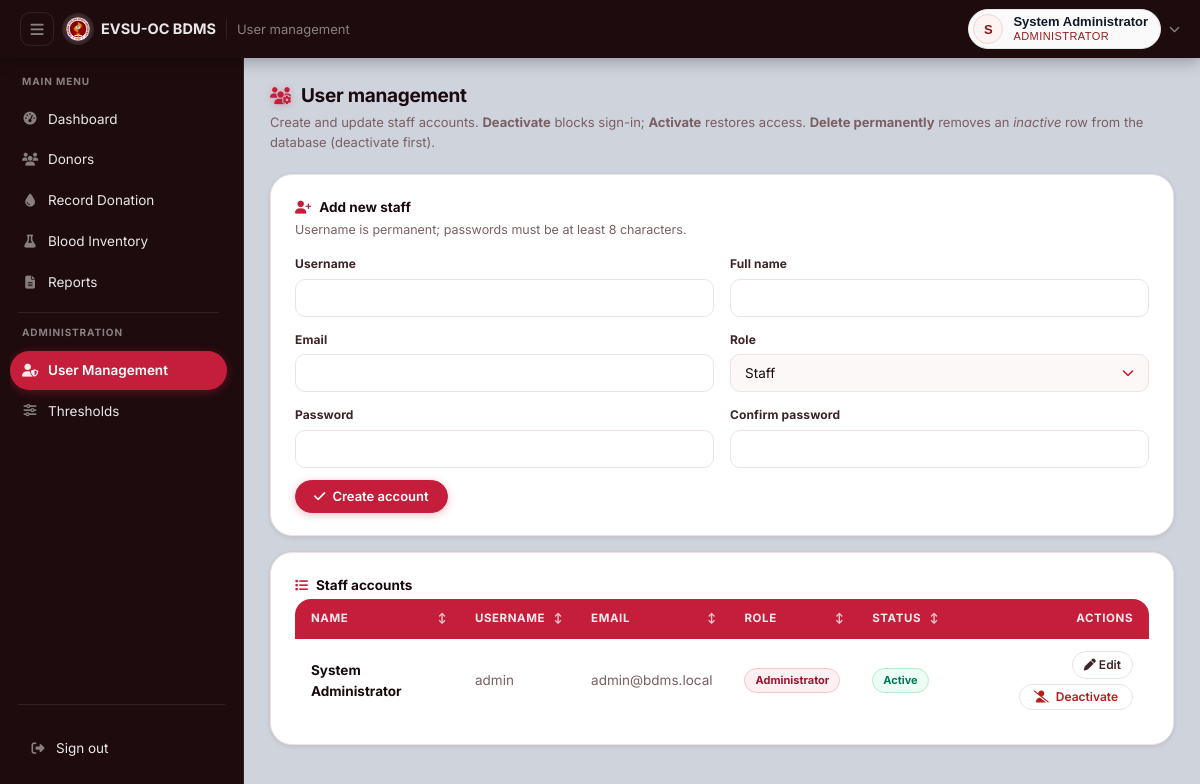
The app's page /user_management.php (signed in) with its own data.
### tables this page shows
CREATE TABLE IF NOT EXISTS `staff_users` (
  `id` int(11) NOT NULL AUTO_INCREMENT,
  `username` varchar(64) NOT NULL,
  `email` varchar(255) NOT NULL,
  `display_name` varchar(255) NOT NULL,
  `password_hash` varchar(255) NOT NULL,
  `role` enum('administrator','staff') NOT NULL DEFAULT 'staff',
  `is_active` tinyint(1) NOT NULL DEFAULT 1,
  `created_at` timestamp NOT NULL DEFAULT current_timestamp(),
  `updated_at` timestamp NOT NULL DEFAULT current_timestamp() ON UPDATE current_timestamp(),
  PRIMARY KEY (`id`),
  UNIQUE KEY `username` (`username`),
  UNIQUE KEY `email` (`email`)
);

### user_management.php (the view, shortened to what this page needs)
<?php
require_once __DIR__ . '/db.php';
$tableOk = false;
$chk = $conn->query("SHOW TABLES LIKE 'staff_users'");
if ($chk && $chk->num_rows > 0) {
    $tableOk = true;
}
$editRow = null;
$staffList = [];
if ($tableOk) {
    $list = $conn->query(
        'SELECT id, username, email, display_name, role, is_active, created_at
         FROM staff_users ORDER BY is_active DESC, display_name ASC'
    );
    if ($list) {
        while ($row = $list->fetch_assoc()) {
            $staffList[] = $row;
        }
    }
}
$pageTitle = $editRow ? 'Edit staff account' : 'User management';
require_once __DIR__ . '/bdms_nav.php';
?>
<!DOCTYPE html>
<html lang="en">
<head>
  <link rel="stylesheet" href="https://cdnjs.cloudflare.com/ajax/libs/font-awesome/6.5.0/css/all.min.css">
  <link rel="stylesheet" href="assets/bdms.css">
</head>
<body class="app app-content-slate">
  <main class="page" id="page">
    <div class="page-header">
      <div>
        <h1 class="page-title"><i class="fas fa-users-gear"></i> <?php echo htmlspecialchars($pageTitle, ENT_QUOTES, 'UTF-8'); ?></h1>
        <p class="page-sub">Create and update staff accounts. <strong>Deactivate</strong> blocks sign-in; <strong>Activate</strong> restores access. <strong>Delete permanently</strong> removes an <em>inactive</em> row from the database (deactivate first).</p>
      </div>
    </div>
    <?php if (!$tableOk): ?>
      <div class="alert alert-warning">
        <i class="fas fa-triangle-exclamation"></i>
        <div><strong>Database setup required.</strong> Run <code>schema_us06.sql</code> on your <code>bdms</code> database, then reload this page.</div>
      </div>
    <?php else: ?>
      <?php if ($editRow): ?>
        <div class="card">
          <div class="card-title"><i class="fas fa-user-pen"></i> Edit account</div>
          <p class="card-sub">Username: <strong><?php echo htmlspecialchars((string) $editRow['username'], ENT_QUOTES, 'UTF-8'); ?></strong> (cannot be changed)</p>
          <?php if ((int) $editRow['is_active'] === 0): ?>
            <div class="alert alert-warning">
              <i class="fas fa-circle-info"></i>
              <div>This account is <strong>inactive</strong>. Update details if needed, then activate or permanently delete from the list view.</div>
            </div>
          <?php endif; ?>
          <form method="post" action="user_management.php?edit=<?php echo (int) $editRow['id']; ?>">
            <input type="hidden" name="action" value="update">
            <div class="grid2">
              <div>
                <label for="display_name">Full name</label>
                <input type="text" id="display_name" name="display_name" required maxlength="255"
                  value="<?php echo htmlspecialchars((string) $editRow['display_name'], ENT_QUOTES, 'UTF-8'); ?>">
              </div>
              <div>
                <label for="email">Email</label>
                <input type="email" id="email" name="email" required maxlength="255"
                  value="<?php echo htmlspecialchars((string) $editRow['email'], ENT_QUOTES, 'UTF-8'); ?>">
              </div>
              <div>
                <label for="role">Role</label>
                <select id="role" name="role" required>
                  <option value="staff" <?php echo $editRow['role'] === 'staff' ? 'selected' : ''; ?>>Staff</option>
                  <option value="administrator" <?php echo $editRow['role'] === 'administrator' ? 'selected' : ''; ?>>Administrator</option>
                </select>
              </div>
              <div>
                <label for="password">New password (optional)</label>
                <input type="password" id="password" name="password" autocomplete="new-password" minlength="8" placeholder="Leave blank to keep current">
              </div>
              <div>
                <label for="password_confirm">Confirm new password</label>
                <input type="password" id="password_confirm" name="password_confirm" autocomplete="new-password" minlength="8">
              </div>
            </div>
            <div class="flex gap-2 mt-3">
              <button type="submit" class="btn btn-primary"><i class="fas fa-floppy-disk"></i> Save changes</button>
              <a href="user_management.php" class="btn btn-ghost">Cancel</a>
            </div>
          </form>
        </div>
      <?php else: ?>
        <div class="card">
          <div class="card-title"><i class="fas fa-user-plus"></i> Add new staff</div>
          <p class="card-sub">Username is permanent; passwords must be at least 8 characters.</p>
          <form method="post" action="user_management.php">
            <div class="grid2">
              <div>
                <label for="username">Username</label>
                <input type="text" id="username" name="username" required maxlength="64" pattern="[a-zA-Z0-9_]{3,64}" title="3–64 letters, numbers, or underscore">
              </div>
              <div>
                <label for="display_name_create">Full name</label>
                <input type="text" id="display_name_create" name="display_name" required maxlength="255">
              </div>
              <div>
                <label for="email_create">Email</label>
                <input type="email" id="email_create" name="email" required maxlength="255">
              </div>
              <div>
                <label for="role_create">Role</label>
              </div>
              <div>
                <label for="password_create">Password</label>
                <input type="password" id="password_create" name="password" required minlength="8" autocomplete="new-password">
              </div>
              <div>
                <label for="password_confirm_create">Confirm password</label>
                <input type="password" id="password_confirm_create" name="password_confirm" required minlength="8" autocomplete="new-password">
              </div>
            </div>
            <button type="submit" class="btn btn-primary mt-3"><i class="fas fa-check"></i> Create account</button>
          </form>
        </div>
        <div class="card mt-4">
          <div class="card-title"><i class="fas fa-list"></i> Staff accounts</div>
          <?php if (count($staffList) === 0): ?>
            <p class="muted">No accounts yet.</p>
          <?php else: ?>
            <div class="table-wrap staff-table-wrap" style="border:0; box-shadow:none;">
              <table class="staff-table">
                <thead>
                  <tr>
                    <th>Name</th>
                    <th>Username</th>
                    <th>Email</th>
                    <th>Role</th>
                    <th>Status</th>
                    <th class="actions" style="text-align:right;">Actions</th>
                  </tr>
                </thead>
                <tbody>
                  <?php foreach ($staffList as $s): ?>
                    <tr>
                      <td><strong><?php echo htmlspecialchars((string) $s['display_name'], ENT_QUOTES, 'UTF-8'); ?></strong></td>
                      <td class="muted"><?php echo htmlspecialchars((string) $s['username'], ENT_QUOTES, 'UTF-8'); ?></td>
                      <td class="muted"><?php echo htmlspecialchars((string) $s['email'], ENT_QUOTES, 'UTF-8'); ?></td>
                      <td>
                        <?php if ($s['role'] === 'administrator'): ?>
                          <span class="badge badge-admin">Administrator</span>
                        <?php elseif ($s['role'] === 'superadmin'): ?>
                          <span class="badge badge-super">Super admin</span>
                        <?php else: ?>
                          <span class="badge badge-staff">Staff</span>
                        <?php endif; ?>
                      </td>
                      <td>
                        <?php if ((int) $s['is_active'] === 1): ?>
                          <span class="badge badge-active">Active</span>
                        <?php else: ?>
                          <span class="badge badge-off">Inactive</span>
                        <?php endif; ?>
                      </td>
                      <td class="actions" style="text-align:right;">
                        <div class="table-actions" style="justify-content:flex-end;">
                          <a href="user_management.php?edit=<?php echo (int) $s['id']; ?>"><i class="fas fa-pen"></i> Edit</a>
                          <?php if ((int) $s['is_active'] === 1): ?>
                            <form method="post" action="user_management.php" style="display:inline;" class="deactivate-form" data-name="<?php echo htmlspecialchars((string) $s['display_name'], ENT_QUOTES, 'UTF-8'); ?>">
                              <button type="submit" class="btn btn-sm btn-ghost" style="color: var(--danger); border-color: var(--border);"><i class="fas fa-user-slash"></i> Deactivate</button>
                            </form>
                          <?php endif; ?>
                        </div>
                      </td>
                    </tr>
                  <?php endforeach; ?>
                </tbody>
              </table>
            </div>
          <?php endif; ?>
        </div>
      <?php endif; ?>
    <?php endif; ?>
  </main>
</body>
</html>

### user_management.php (style rules this page uses)
.grid2 { display: grid; grid-template-columns: 1fr 1fr; gap: 14px 16px; }
.actions { white-space: nowrap; }

### records on screen
staff_users: display_name "System Administrator", username "admin", email "admin@bdms.local", role "Administrator", is_active "Active"

### other values on screen
$esc($page_title) "User management"
$esc($initial) "S"
$esc($name) "System Administrator"
$esc($role_label) "ADMINISTRATOR"
$pageTitle "User management"
